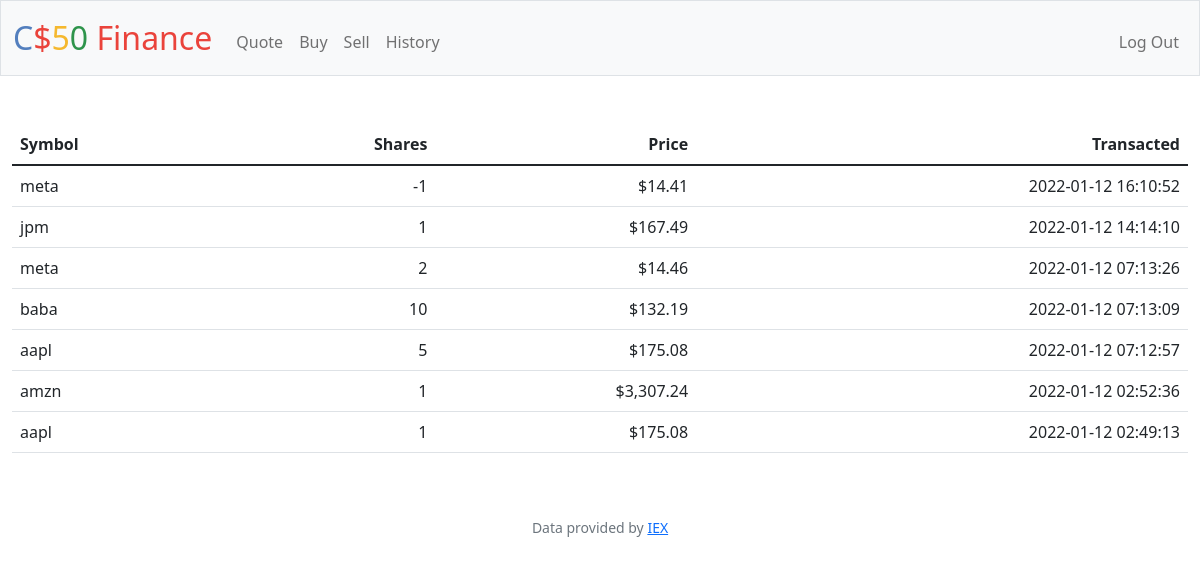
Screenshot of /history (signed in) with the database file from the repository.
### tables this page shows
CREATE TABLE transactions (person_id INTEGER, symbol TEXT,shares NUMERIC NOT NULL, price NUMERIC NOT NULL, transacted NUMERIC, FOREIGN KEY(person_id) REFERENCES users(id));

### app.py (the view)
@app.route("/history")
@login_required
def history():
    rows = db.execute("SELECT * FROM transactions WHERE person_id = ? ORDER BY transacted DESC", session["user_id"])
    return render_template("history.html", rows=rows)

### app.py (called while the page is built)
@app.after_request
def after_request(response):
    response.headers["Cache-Control"] = "no-cache, no-store, must-revalidate"
    response.headers["Expires"] = 0
    response.headers["Pragma"] = "no-cache"
    return response

### helpers.py (called while the page is built)
def login_required(f):
    @wraps(f)
    def decorated_function(*args, **kwargs):
        if session.get("user_id") is None:
            return redirect("/login")
        return f(*args, **kwargs)
    return decorated_function

def usd(value):
    return f"${value:,.2f}"

### templates/history.html (shortened to what this page needs)
{% extends "layout.html" %}
{% block main %}
    <table class="table">
        <thead>
            <tr>
                <th class="text-start">Symbol</th>
                <th class="text-end">Shares</th>
                <th class="text-end">Price</th>
                <th class="text-end">Transacted</th>
            </tr>
        </thead>
        <tbody>
            {% for row in rows %}
            <tr>
                <td class="text-start">{{ row["symbol"] }}</td>
                <td class="text-end">{{ row["shares"] }}</td>
                <td class="text-end">{{ row["price"] | usd }}</td>
                <td class="text-end">{{ row["transacted"] }}</td>
            </tr>
            {% endfor %}
        </tbody>
    </table>
{% endblock %}

### templates/layout.html (shortened to what this page needs)
<!DOCTYPE html>
<html lang="en">
    <head>
        <link href="https://cdn.jsdelivr.net/npm/bootstrap@5.1.3/dist/css/bootstrap.min.css" rel="stylesheet">
        <link href="/static/styles.css" rel="stylesheet">
    </head>
    <body>
        <nav class="bg-light border navbar navbar-expand-md navbar-light">
            <div class="container-fluid">
                <a class="navbar-brand" href="/"><span class="blue">C</span><span class="red">$</span><span class="yellow">5</span><span class="green">0</span> <span class="red">Finance</span></a>
                <div class="collapse navbar-collapse" id="navbar">
                    {% if session["user_id"] %}
                        <ul class="navbar-nav me-auto mt-2">
                            <li class="nav-item"><a class="nav-link" href="/quote">Quote</a></li>
                            <li class="nav-item"><a class="nav-link" href="/buy">Buy</a></li>
                            <li class="nav-item"><a class="nav-link" href="/sell">Sell</a></li>
                            <li class="nav-item"><a class="nav-link" href="/history">History</a></li>
                        </ul>
                        <ul class="navbar-nav ms-auto mt-2">
                            <li class="nav-item"><a class="nav-link" href="/logout">Log Out</a></li>
                        </ul>
                    {% else %}
                        <ul class="navbar-nav ms-auto mt-2">
                            <li class="nav-item"><a class="nav-link" href="/register">Register</a></li>
                            <li class="nav-item"><a class="nav-link" href="/login">Log In</a></li>
                        </ul>
                    {% endif %}
                </div>
            </div>
        </nav>
        <main class="container-fluid py-5 text-center">
            {% block main %}{% endblock %}
        </main>
        <footer class="mb-5 small text-center text-muted">
            Data provided by <a href="https://iexcloud.io/">IEX</a>
        </footer>
    </body>
</html>

### static/styles.css (style rules this page uses)
nav .navbar-brand { font-size: xx-large; }
nav .navbar-brand .blue { color: #537fbe; }
nav .navbar-brand .red { color: #ea433b; }
nav .navbar-brand .yellow { color: #f5b82e; }
nav .navbar-brand .green { color: #2e944b; }

### rows the page displays
transactions: symbol "meta", shares "-1", price "$14.41", transacted "2022-01-12 16:10:52"
transactions: symbol "jpm", shares "1", price "$167.49", transacted "2022-01-12 14:14:10"
transactions: symbol "meta", shares "2", price "$14.46", transacted "2022-01-12 07:13:26"
transactions: symbol "baba", shares "10", price "$132.19", transacted "2022-01-12 07:13:09"
transactions: symbol "aapl", shares "5", price "$175.08", transacted "2022-01-12 07:12:57"
transactions: symbol "amzn", shares "1", price "$3,307.24", transacted "2022-01-12 02:52:36"
transactions: symbol "aapl", shares "1", price "$175.08", transacted "2022-01-12 02:49:13"
